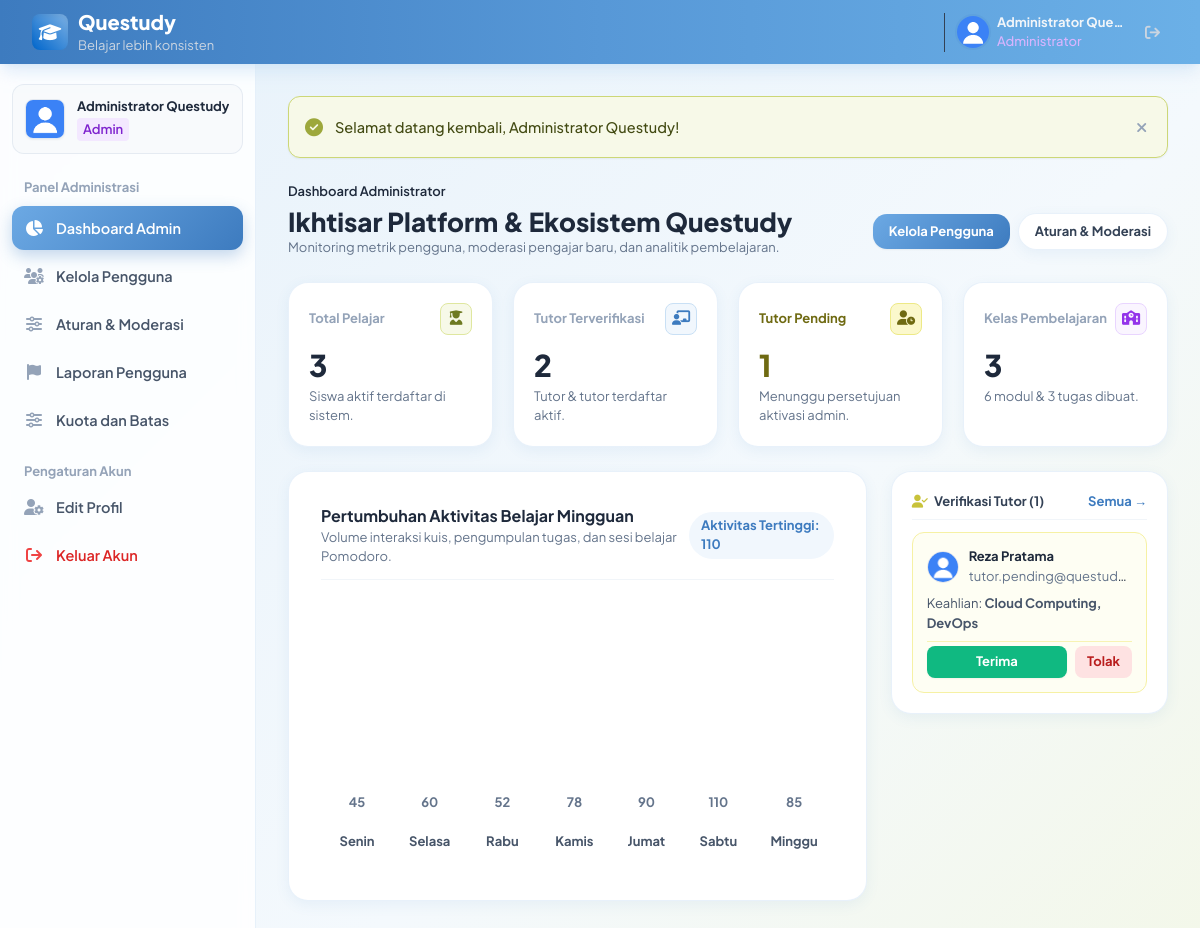
Page /admin/dashboard.php (signed in) on the committed database.
### tables this page shows
CREATE TABLE `users` (
  `id_user` INT AUTO_INCREMENT PRIMARY KEY,
  `nama` VARCHAR(100) NOT NULL,
  `email` VARCHAR(100) NOT NULL UNIQUE,
  `password` VARCHAR(255) NOT NULL,
  `role` ENUM('admin','pengajar','pelajar') NOT NULL,
  `status_akun` ENUM('aktif','nonaktif','pending') DEFAULT 'aktif',
  `keahlian` VARCHAR(255) NULL,
  `deskripsi_tutor` TEXT NULL,
  `portofolio_url` VARCHAR(255) NULL,
  `foto_profil` VARCHAR(255) DEFAULT 'default.png',
  `xp` INT DEFAULT 0,
  `level` INT DEFAULT 1,
  `streak_harian` INT DEFAULT 1,
  `last_login` DATETIME NULL,
  `created_at` TIMESTAMP DEFAULT CURRENT_TIMESTAMP
);

### config/koneksi.php (called while the page is built, shortened)
<?php
function base_url($path = '') {
    $docRoot = str_replace('\\', '/', $_SERVER['DOCUMENT_ROOT'] ?? '');
    $projectDir = str_replace('\\', '/', dirname(__DIR__));
    $relPath = str_replace($docRoot, '', $projectDir);
    $base = '/' . trim($relPath, '/');
    if ($base === '/') {
        $base = '';
    }
    $path = ltrim($path, '/');
    return ($base ? $base . '/' : '/') . $path;
}
function e($string) {
    return htmlspecialchars((string)($string ?? ''), ENT_QUOTES, 'UTF-8');
}

### admin/dashboard.php (the view, shortened to what this page needs)
<?php
require_once BASE_PATH . '/config/koneksi.php';
$stmtUsersCount = $conn->query("
    SELECT
        COUNT(*) AS total_semua,
        SUM(CASE WHEN role = 'pelajar' THEN 1 ELSE 0 END) AS total_pelajar,
        SUM(CASE WHEN role = 'pengajar' AND status_akun = 'aktif' THEN 1 ELSE 0 END) AS pengajar_aktif,
        SUM(CASE WHEN role = 'pengajar' AND status_akun = 'pending' THEN 1 ELSE 0 END) AS pengajar_pending,
        SUM(CASE WHEN role = 'admin' THEN 1 ELSE 0 END) AS total_admin
    FROM users
");
$uStats = $stmtUsersCount->fetch();
$totalKelas = (int)$conn->query("SELECT COUNT(*) FROM kelas")->fetchColumn();
$totalMateri = (int)$conn->query("SELECT COUNT(*) FROM materi")->fetchColumn();
$totalTugas = (int)$conn->query("SELECT COUNT(*) FROM tugas")->fetchColumn();
$stmtPending = $conn->query("SELECT * FROM users WHERE role = 'pengajar' AND status_akun = 'pending' ORDER BY created_at DESC");
$pendingTeachers = $stmtPending->fetchAll();
$chartData = [
    ['hari' => 'Senin', 'aktivitas' => 45],
    ['hari' => 'Selasa', 'aktivitas' => 60],
    ['hari' => 'Rabu', 'aktivitas' => 52],
    ['hari' => 'Kamis', 'aktivitas' => 78],
    ['hari' => 'Jumat', 'aktivitas' => 90],
    ['hari' => 'Sabtu', 'aktivitas' => 110],
    ['hari' => 'Minggu', 'aktivitas' => 85],
];
$maxAktivitas = max(array_column($chartData, 'aktivitas'));
require_once BASE_PATH . '/includes/layout_header.php';
?>
<div class="space-y-1 mb-6">
    <div class="flex items-center gap-2 text-xs text-slate-500">
        <span class="text-slate-800 font-semibold">Dashboard Administrator</span>
    </div>
    <div class="flex flex-col sm:flex-row sm:items-center sm:justify-between gap-3">
        <div>
            <h1 class="text-2xl font-extrabold text-slate-800">Ikhtisar Platform & Ekosistem Questudy</h1>
            <p class="text-xs text-slate-500">Monitoring metrik pengguna, moderasi pengajar baru, dan analitik pembelajaran.</p>
        </div>
        <div class="flex items-center gap-2">
            <a href="<?= base_url('admin/pengguna.php'); ?>" class="px-4 py-2 rounded-xl bg-[#0066CC] hover:bg-[#0052A3] text-white text-xs font-bold transition shadow-sm">
                Kelola Pengguna
            </a>
            <a href="<?= base_url('admin/aturan_moderasi.php'); ?>" class="px-4 py-2 rounded-xl bg-white border border-[#E2E8F0] hover:bg-slate-50 text-slate-700 text-xs font-bold transition">
                Aturan & Moderasi
            </a>
        </div>
    </div>
</div>
<div class="grid grid-cols-1 sm:grid-cols-2 lg:grid-cols-4 gap-5">
    <div class="bg-white rounded-xl border border-[#E2E8F0] p-5 shadow-sm">
        <div class="flex items-center justify-between mb-3">
            <span class="text-xs font-bold uppercase tracking-wider text-slate-400">Total Pelajar</span>
            <span class="w-8 h-8 rounded-lg bg-emerald-50 text-emerald-600 flex items-center justify-center font-bold text-sm border border-emerald-200">
                <i class="fa-solid fa-user-graduate"></i>
            </span>
        </div>
        <div class="text-3xl font-extrabold text-slate-800"><?= (int)$uStats['total_pelajar']; ?></div>
        <p class="text-xs text-slate-500 mt-1">Siswa aktif terdaftar di sistem.</p>
    </div>
    <div class="bg-white rounded-xl border border-[#E2E8F0] p-5 shadow-sm">
        <div class="flex items-center justify-between mb-3">
            <span class="text-xs font-bold uppercase tracking-wider text-slate-400">Tutor Terverifikasi</span>
            <span class="w-8 h-8 rounded-lg bg-blue-50 text-[#0066CC] flex items-center justify-center font-bold text-sm border border-blue-200">
                <i class="fa-solid fa-chalkboard-user"></i>
            </span>
        </div>
        <div class="text-3xl font-extrabold text-slate-800"><?= (int)$uStats['pengajar_aktif']; ?></div>
        <p class="text-xs text-slate-500 mt-1">Tutor & tutor terdaftar aktif.</p>
    </div>
    <div class="bg-white rounded-xl border border-amber-200 p-5 shadow-sm bg-amber-50/20">
        <div class="flex items-center justify-between mb-3">
            <span class="text-xs font-bold uppercase tracking-wider text-amber-700">Tutor Pending</span>
            <span class="w-8 h-8 rounded-lg bg-amber-100 text-amber-700 flex items-center justify-center font-bold text-sm border border-amber-300">
                <i class="fa-solid fa-user-clock"></i>
            </span>
        </div>
        <div class="text-3xl font-extrabold text-amber-700"><?= (int)$uStats['pengajar_pending']; ?></div>
        <p class="text-xs text-slate-500 mt-1">Menunggu persetujuan aktivasi admin.</p>
    </div>
    <div class="bg-white rounded-xl border border-[#E2E8F0] p-5 shadow-sm">
        <div class="flex items-center justify-between mb-3">
            <span class="text-xs font-bold uppercase tracking-wider text-slate-400">Kelas Pembelajaran</span>
            <span class="w-8 h-8 rounded-lg bg-purple-50 text-purple-600 flex items-center justify-center font-bold text-sm border border-purple-200">
                <i class="fa-solid fa-school"></i>
            </span>
        </div>
        <div class="text-3xl font-extrabold text-slate-800"><?= $totalKelas; ?></div>
        <p class="text-xs text-slate-500 mt-1"><?= $totalMateri; ?> modul & <?= $totalTugas; ?> tugas dibuat.</p>
    </div>
</div>
<div class="grid grid-cols-1 lg:grid-cols-3 gap-6 mt-6">
    <div class="lg:col-span-2 space-y-4">
        <div class="bg-white rounded-xl border border-[#E2E8F0] p-6 sm:p-8 shadow-sm space-y-4">
            <div class="flex items-center justify-between pb-3 border-b border-slate-100">
                <div>
                    <h3 class="text-base font-bold text-slate-800">Pertumbuhan Aktivitas Belajar Mingguan</h3>
                    <p class="text-xs text-slate-500">Volume interaksi kuis, pengumpulan tugas, dan sesi belajar Pomodoro.</p>
                </div>
                <span class="text-xs font-bold text-[#0066CC] bg-blue-50 px-3 py-1 rounded-full">
                    Aktivitas Tertinggi: <?= $maxAktivitas; ?>
                </span>
            </div>
            <div class="pt-8 pb-4">
                <div class="h-56 flex items-end justify-between gap-4 sm:gap-8 px-4">
                    <?php foreach ($chartData as $cd): ?>
                        <div class="flex-1 flex flex-col items-center gap-2 group">
                            <span class="text-[11px] font-bold text-slate-500 group-hover:text-[#0066CC] transition">
                                <?= $cd['aktivitas']; ?>
                            </span>
                            <span class="text-xs font-bold text-slate-600 mt-1">
                                <?= $cd['hari']; ?>
                            </span>
                        </div>
                    <?php endforeach; ?>
                </div>
            </div>
        </div>
    </div>
    <div class="space-y-4">
        <div class="bg-white rounded-xl border border-[#E2E8F0] p-5 shadow-sm space-y-3">
            <div class="flex items-center justify-between pb-2 border-b border-slate-100">
                <h3 class="text-xs font-bold text-slate-700 uppercase tracking-wider flex items-center gap-1.5">
                    <i class="fa-solid fa-user-check text-amber-500"></i>
                    <span>Verifikasi Tutor (<?= count($pendingTeachers); ?>)</span>
                </h3>
                <a href="<?= base_url('admin/pengguna.php?filter=pending'); ?>" class="text-[11px] font-bold text-[#0066CC] hover:underline">
                    Semua &rarr;
                </a>
            </div>
            <?php if (empty($pendingTeachers)): ?>
                <div class="text-center py-8 text-slate-400 text-xs">
                    <i class="fa-solid fa-circle-check text-3xl text-emerald-400 mb-2 block"></i>
                    Tidak ada pengajar yang menunggu verifikasi saat ini.
                </div>
            <?php else: ?>
                <div class="space-y-3">
                    <?php foreach ($pendingTeachers as $pt): ?>
                        <div class="p-3.5 rounded-xl bg-amber-50/60 border border-amber-200 text-xs space-y-2">
                            <div class="flex items-center gap-2.5">
                                <img src="<?= base_url('uploads/profil/' . e($pt['foto_profil'])); ?>" class="w-8 h-8 rounded-full object-cover border" onerror="this.src='https://ui-avatars.com/api/?name=<?= urlencode($pt['nama']); ?>&background=F59E0B&color=fff';">
                                <div class="truncate">
                                    <span class="font-bold text-slate-800 block truncate"><?= e($pt['nama']); ?></span>
                                    <span class="text-[10px] text-slate-500"><?= e($pt['email']); ?></span>
                                </div>
                            </div>
                            <div class="text-[11px] text-slate-600">
                                Keahlian: <strong><?= e($pt['keahlian'] ?: 'Belum diisi'); ?></strong>
                            </div>
                            <div class="flex items-center gap-2 pt-1 border-t border-amber-200/80">
                                <a href="<?= base_url('admin/pengguna.php?action=verifikasi&id=' . $pt['id_user'] . '&status=aktif'); ?>" onclick="return confirm('Setujui dan aktifkan akun pengajar ini?');" class="flex-1 text-center py-1.5 rounded-lg bg-[#10B981] hover:bg-emerald-600 text-white font-bold text-[11px] transition shadow-sm">
                                    Terima
                                </a>
                                <a href="<?= base_url('admin/pengguna.php?action=verifikasi&id=' . $pt['id_user'] . '&status=tolak'); ?>" onclick="return confirm('Tolak pendaftaran akun pengajar ini? Akun akan dihapus.');" class="py-1.5 px-3 rounded-lg bg-red-100 hover:bg-red-200 text-red-700 font-bold text-[11px] transition">
                                    Tolak
                                </a>
                            </div>
                        </div>
                    <?php endforeach; ?>
                </div>
            <?php endif; ?>
        </div>
    </div>
</div>
<?php require_once BASE_PATH . '/includes/layout_footer.php'; ?>

### includes/layout_header.php (style rules this page uses)
body { font-family: 'Plus Jakarta Sans', sans-serif; background-color: #F4F6F9; }
html { scroll-behavior: smooth; }
body, input, button, select, textarea { font-family: 'Plus Jakarta Sans', sans-serif !important; }
body { font-size: 15px; line-height: 1.6; color: #1E293B; background: linear-gradient(135deg, #E6F1FA 0%, #F4F9FD 55%, #F3F7E4 100%) fixed !important; }
.text-\[10px\], .text-\[11px\], .text-xs { font-size: 13px !important; line-height: 1.5 !important; }
.text-sm { font-size: 14.5px !important; }
.text-base { font-size: 16px !important; }
.text-2xl { font-size: 26px !important; line-height: 1.25 !important; }
.text-3xl { font-size: 30px !important; line-height: 1.2 !important; }
.font-black, .font-extrabold { font-weight: 800 !important; }
.uppercase { text-transform: none !important; letter-spacing: normal !important; }
.tracking-tight, .tracking-wide, .tracking-wider { letter-spacing: normal !important; }
.bg-\[\#0066CC\] { background-color: #3D7BBF !important; background-image: linear-gradient(135deg, #6CA9E4, #3D7BBF) !important; color: #fff !important; }
.text-\[\#0066CC\] { color: #3D7BBF !important; }
main .bg-white.rounded-xl { border-radius: 20px !important; border-color: rgba(190, 216, 241, .35) !important; box-shadow: 0 4px 14px rgba(61, 123, 191, .08) !important; transition: transform .2s ease, box-shadow .2s ease; }
main button, main a.rounded-xl, main a.rounded-lg { transition: all .18s ease; }
main button.rounded-xl, main a.rounded-xl { border-radius: 14px !important; }

### rows in the picture
users: foto_profil (placeholder picture), nama "Reza Pratama", email "tutor.pending@questud…", keahlian "Cloud Computing, DevOps"

### other values in the picture
$user_nama "Administrator Que…"
$user_nama "Administrator Questudy"
$user_role "Admin"
$flash['message'] "Selamat datang kembali, Administrator Questudy!"
$uStats['total_pelajar'] "3"
$uStats['pengajar_aktif'] "2"
$uStats['pengajar_pending'] "1"
$totalKelas "3"
$totalMateri "6"
$totalTugas "3"
$maxAktivitas "110"
$cd['aktivitas'] "45"
$cd['hari'] "Senin"
$cd['aktivitas'] "60"
$cd['hari'] "Selasa"
